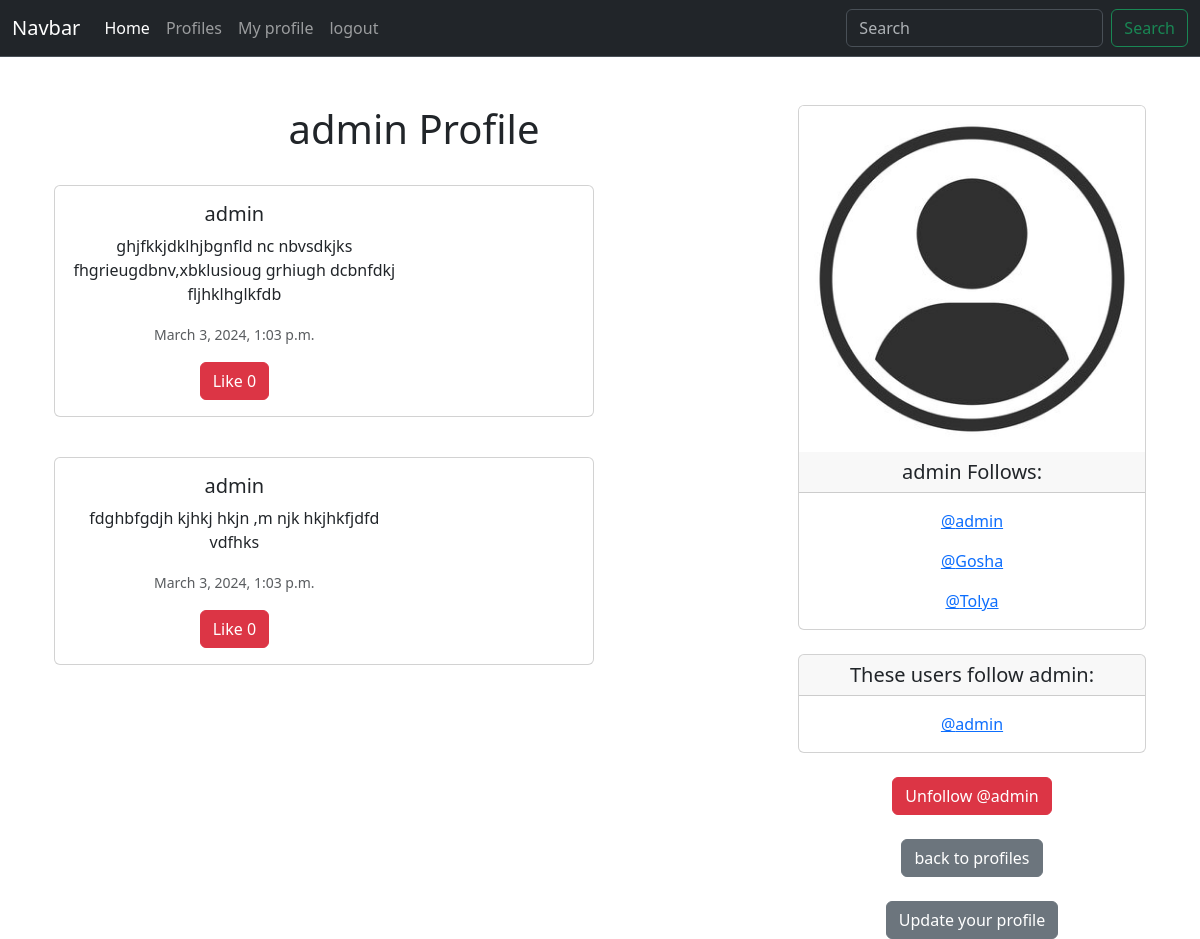
/someonesprofile/1 (signed in), run on an earlier commit of the app's database.
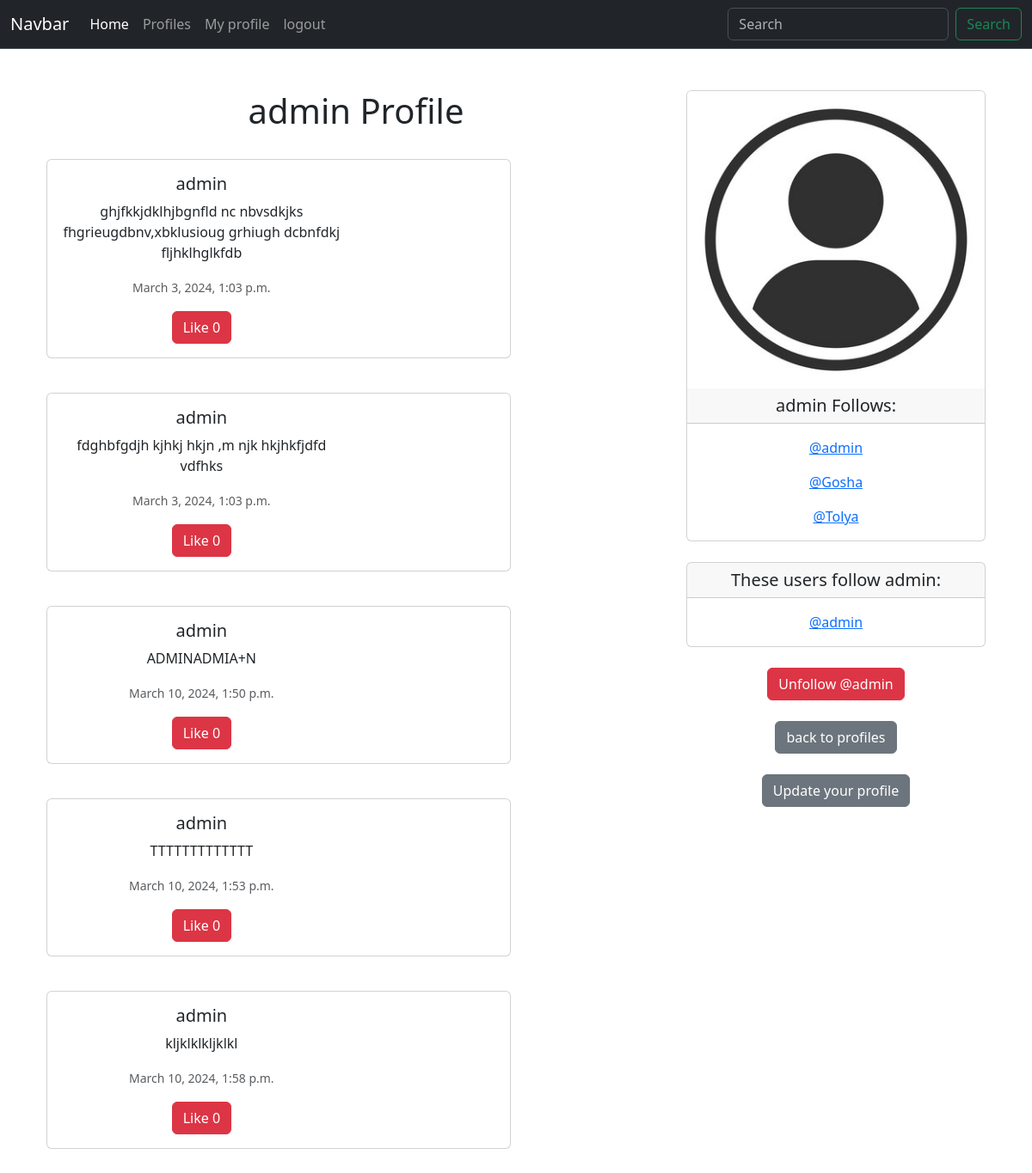
And on a later commit of the database.
### GOODGIT/models.py (models this page shows, shortened)
class Tweet(models.Model):
    user = models.ForeignKey(User, related_name="tweets", on_delete=models.DO_NOTHING)
    body = models.CharField(max_length=300)
    created_at = models.DateTimeField(auto_now_add=True)
    likes = models.ManyToManyField(User, related_name="tweet_like", blank=True)
    def likesnum(self):
        return self.likes.count()

class Profile(models.Model):
    user = models.OneToOneField(User, on_delete=models.CASCADE)
    image = models.ImageField(upload_to='images/', blank=True, null=True)
    follows = models.ManyToManyField("self", related_name="followed_by", symmetrical=False, blank=True)
    date_create = models.DateTimeField(User, auto_now=True)
    def __str__(self):
        return self.user.username

### GOODGIT/views.py (the view, shortened to what this page needs)
# urls.py: path('someonesprofile/<int:pk>', views.someonesprofile, name='someonesprofile'),
def someonesprofile(request, pk):
    if request.user.is_authenticated:
        l = Profile.objects.get(pk=pk)
        I = Tweet.objects.filter(user_id=pk)
        return render(request, 'someonesprofile.html', {"profile":l, "tweets":I})
    else:
        messages.success(request, ("You ougth to be singed in!"))
        return redirect("home")

### GOODGIT/templates/someonesprofile.html (shortened to what this page needs)
{% extends "base.html" %}
{% load static %}
{% block content %}
    {% if profile %}
    <div class='container text-center'>
        <div class='row'>
            <div class='col-8'>
                <h1>{{ profile.user.username }} Profile</h1>
                <br>
                {% if tweets%}
                {% for i in tweets %}
                    <div class="card mb-3" style="max-width: 540px;">
                        <div class="col-md-8">
                            <div class="card-body">
                            <h5 class="card-title">{{ i.user.username }} </h5>
                            <p class="card-text">{{ i.body }}</p>
                            <p class="card-text"><small class="text-body-secondary"> {{ i.created_at }} </small></p>
                            {% if user in i.likes.all %}
                                <a href="{% url 'liked' i.id %}" class="btn btn-secondary">Unlike {{ i.likesnum }}</a>
                            {% else %}
                                <a href="{% url 'liked' i.id %}" class="btn btn-danger">Like {{ i.likesnum }}</a>
                            {% endif %}
                            </div>
                        </div>
                    </div>
                    <br>
                {% endfor %}
                {% endif %}
            </div>
            <div class='col-4'>
                <div class="card">
                    <img src="{% if profile.image %}{{ profile.image.url }}{% else %}{% static "images/avatar.jpg" %}{% endif %}" class="card-img-top img-fluid">
                    <h5 class="card-header">{{ profile.user.username }} Follows:</h5>
                    <div class="card-body">
                        {% for i in profile.follows.all %}
                            <p class="card-text"><a href="{% url 'someonesprofile' i.id %}">@{{i}}</a></p>
                        {% endfor %}
                    </div>
                </div>
                <br>
                <div class="card">
                    <h5 class="card-header">These users follow {{ profile.user.username }}:</h5>
                    <div class="card-body">
                        {% for i in profile.followed_by.all %}
                            <a href="{% url 'someonesprofile' i.id %}">@{{i}}</a><br>
                        {% endfor %}
                    </div>
                </div>
                <br>
                <form method="post">
                    {% if profile in user.profile.follows.all %}
                        <button type="submit" class="btn btn-danger" name="follow" value="unfollow">Unfollow @{{ profile.user.username }}</button>
                    {% else %}
                        <button type="submit" class="btn btn-success" name="follow" value="follow">Follow @{{ profile.user.username }}</button>
                    {% endif %}
                </form>
                <br>
                <a class="btn btn-secondary" href="{% url 'profiles' %}">back to profiles</a><br><br>
                <a class="btn btn-secondary" href="{% url 'update_user' %}">Update your profile</a><br>
            </div>
        </div>
    </div>
    {% endif %}
{% endblock %}

What changed in the data, as far as the page shows it:
added Tweet: user.username "admin", body "ADMINADMIA+N", created_at "March 10, 2024, 1:50 p.m.", likesnum "0"
added Tweet: user.username "admin", body "TTTTTTTTTTTTT", created_at "March 10, 2024, 1:53 p.m.", likesnum "0"
added Tweet: user.username "admin", body "kljklklkljklkl", created_at "March 10, 2024, 1:58 p.m.", likesnum "0"
